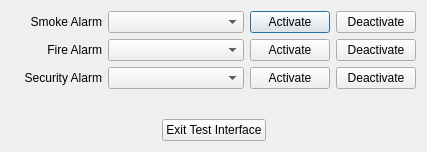
<?xml version="1.0" encoding="UTF-8"?>
<ui version="4.0">
 <class>testBench</class>
 <widget class="QDialog" name="testBench">
  <property name="geometry">
   <rect>
    <x>0</x>
    <y>0</y>
    <width>427</width>
    <height>152</height>
   </rect>
  </property>
  <property name="sizePolicy">
   <sizepolicy hsizetype="Preferred" vsizetype="Preferred">
    <horstretch>0</horstretch>
    <verstretch>0</verstretch>
   </sizepolicy>
  </property>
  <property name="baseSize">
   <size>
    <width>427</width>
    <height>152</height>
   </size>
  </property>
  <property name="windowTitle">
   <string>Project Test GUI</string>
  </property>
  <layout class="QGridLayout" name="gridLayout">
   <item row="0" column="0">
    <layout class="QVBoxLayout" name="verticalLayout">
     <item>
      <layout class="QHBoxLayout" name="horizontalLayoutSmokeAlarm" stretch="2,3,1,1">
       <item>
        <widget class="QLabel" name="labelSmokeAlarm">
         <property name="text">
          <string>Smoke Alarm</string>
         </property>
         <property name="alignment">
          <set>Qt::AlignRight|Qt::AlignTrailing|Qt::AlignVCenter</set>
         </property>
        </widget>
       </item>
       <item>
        <widget class="QComboBox" name="comboBoxSmokeAlarm"/>
       </item>
       <item>
        <widget class="QPushButton" name="pushButtonSmokeAlarmActivate">
         <property name="text">
          <string>Activate</string>
         </property>
        </widget>
       </item>
       <item>
        <widget class="QPushButton" name="pushButtonSmokeAlarmDeactivate">
         <property name="text">
          <string>Deactivate</string>
         </property>
        </widget>
       </item>
      </layout>
     </item>
     <item>
      <layout class="QHBoxLayout" name="horizontalLayoutFireAlarm" stretch="2,3,1,1">
       <item>
        <widget class="QLabel" name="labelFireAlarm">
         <property name="text">
          <string>Fire Alarm</string>
         </property>
         <property name="alignment">
          <set>Qt::AlignRight|Qt::AlignTrailing|Qt::AlignVCenter</set>
         </property>
        </widget>
       </item>
       <item>
        <widget class="QComboBox" name="comboBoxSmokeAlarm_2"/>
       </item>
       <item>
        <widget class="QPushButton" name="pushButtonFireAlarmActivate">
         <property name="text">
          <string>Activate</string>
         </property>
        </widget>
       </item>
       <item>
        <widget class="QPushButton" name="pushButtonFireAlarmDeactivate">
         <property name="text">
          <string>Deactivate</string>
         </property>
        </widget>
       </item>
      </layout>
     </item>
     <item>
      <layout class="QHBoxLayout" name="horizontalLayoutSecurityAlarm" stretch="2,3,1,1">
       <item>
        <widget class="QLabel" name="labelSecurityAlarm">
         <property name="text">
          <string>Security Alarm</string>
         </property>
         <property name="alignment">
          <set>Qt::AlignRight|Qt::AlignTrailing|Qt::AlignVCenter</set>
         </property>
        </widget>
       </item>
       <item>
        <widget class="QComboBox" name="comboBoxSecurityAlarm"/>
       </item>
       <item>
        <widget class="QPushButton" name="pushButtonSecurityAlarmActivate">
         <property name="text">
          <string>Activate</string>
         </property>
        </widget>
       </item>
       <item>
        <widget class="QPushButton" name="pushButtonSecurityAlarmDeactivate">
         <property name="text">
          <string>Deactivate</string>
         </property>
        </widget>
       </item>
      </layout>
     </item>
     <item>
      <spacer name="verticalSpacer">
       <property name="orientation">
        <enum>Qt::Vertical</enum>
       </property>
       <property name="sizeHint" stdset="0">
        <size>
         <width>20</width>
         <height>40</height>
        </size>
       </property>
      </spacer>
     </item>
     <item>
      <layout class="QHBoxLayout" name="horizontalLayout">
       <item>
        <spacer name="horizontalSpacer">
         <property name="orientation">
          <enum>Qt::Horizontal</enum>
         </property>
         <property name="sizeHint" stdset="0">
          <size>
           <width>40</width>
           <height>20</height>
          </size>
         </property>
        </spacer>
       </item>
       <item>
        <widget class="QPushButton" name="pushButtonClose">
         <property name="text">
          <string>Exit Test Interface</string>
         </property>
        </widget>
       </item>
       <item>
        <spacer name="horizontalSpacer_2">
         <property name="orientation">
          <enum>Qt::Horizontal</enum>
         </property>
         <property name="sizeHint" stdset="0">
          <size>
           <width>40</width>
           <height>20</height>
          </size>
         </property>
        </spacer>
       </item>
      </layout>
     </item>
    </layout>
   </item>
  </layout>
 </widget>
 <resources/>
 <connections/>
</ui>
